Frame 1 (no input): blank canvas, image omitted
Frame 60 (no input): blank canvas, image omitted
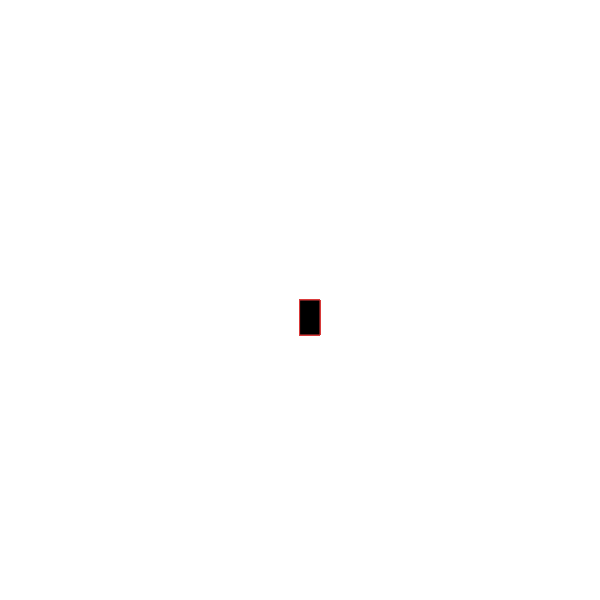
Frame 120 (the mouse pressed at the canvas centre since frame 60)

The p5.js sketch whose frames 1 and 60 were blank and that drew this single picture after the mouse press (run headless with seeded random() and noise() and a simulated clock; from frame 60 on, the mouse is pressed at the canvas centre):

// p5.js sketch
// ── sketch.js
function setup() {
    createCanvas(600, 600);
    background("white");
  }
  
  function draw() {
    stroke("rgb(216,58,58)");
    fill("black");
  
    // console.log(mouseIsPressed)
  
    if (mouseIsPressed) {
      rect(mouseX, mouseY, 20, 35);
    }
  }
  
